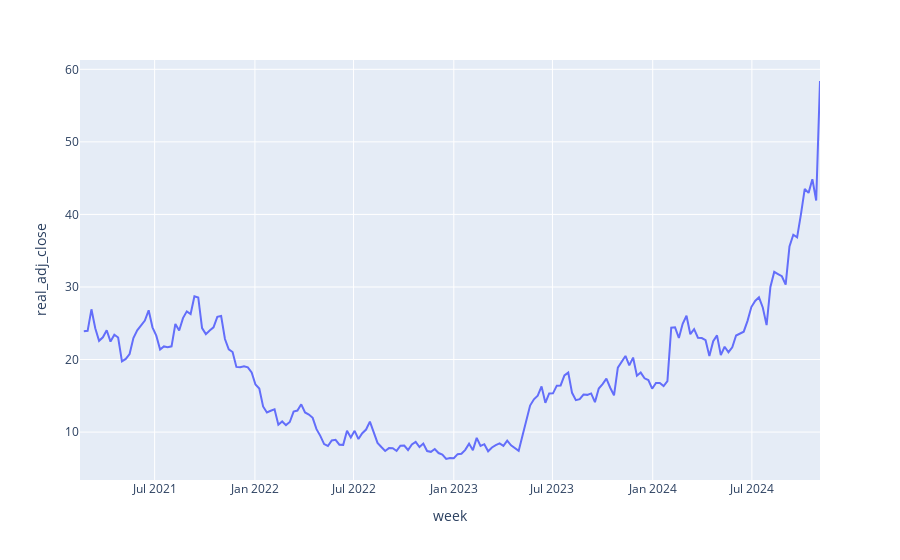

The notebook cell saved with this chart:
### Code cell
fig = px.line(data_frame=df.groupby("week")["real_adj_close"].last().reset_index(), x="week", y="real_adj_close")
fig.update_layout(hovermode="x")
fig.show()

### Figure 1 — Plotly figure (JSON) as saved in the notebook; plotly's stock layout.template omitted (floating-point values rounded to 4 significant figures; data arrays with more than 128 entries replaced by an {"elided": "..."} marker saying what was removed)
{"data": [{"hovertemplate": "week=%{x}<br>real_adj_close=%{y}<extra></extra>", "legendgroup": "", "line": {"color": "#636efa", "dash": "solid"}, "marker": {"symbol": "circle"}, "mode": "lines", "name": "", "orientation": "v", "showlegend": false, "type": "scatter", "x": {"elided": "195 str values"}, "xaxis": "x", "y": {"elided": "195 float values"}, "yaxis": "y"}], "layout": {"autosize": true, "hovermode": "x", "legend": {"tracegroupgap": 0}, "margin": {"t": 60}, "xaxis": {"anchor": "y", "autorange": true, "domain": [0, 1], "range": ["2021-02-14", "2024-11-03"], "title": {"text": "week"}, "type": "date"}, "yaxis": {"anchor": "x", "autorange": true, "domain": [0, 1], "range": [3.396, 61.28], "title": {"text": "real_adj_close"}, "type": "linear"}}}
